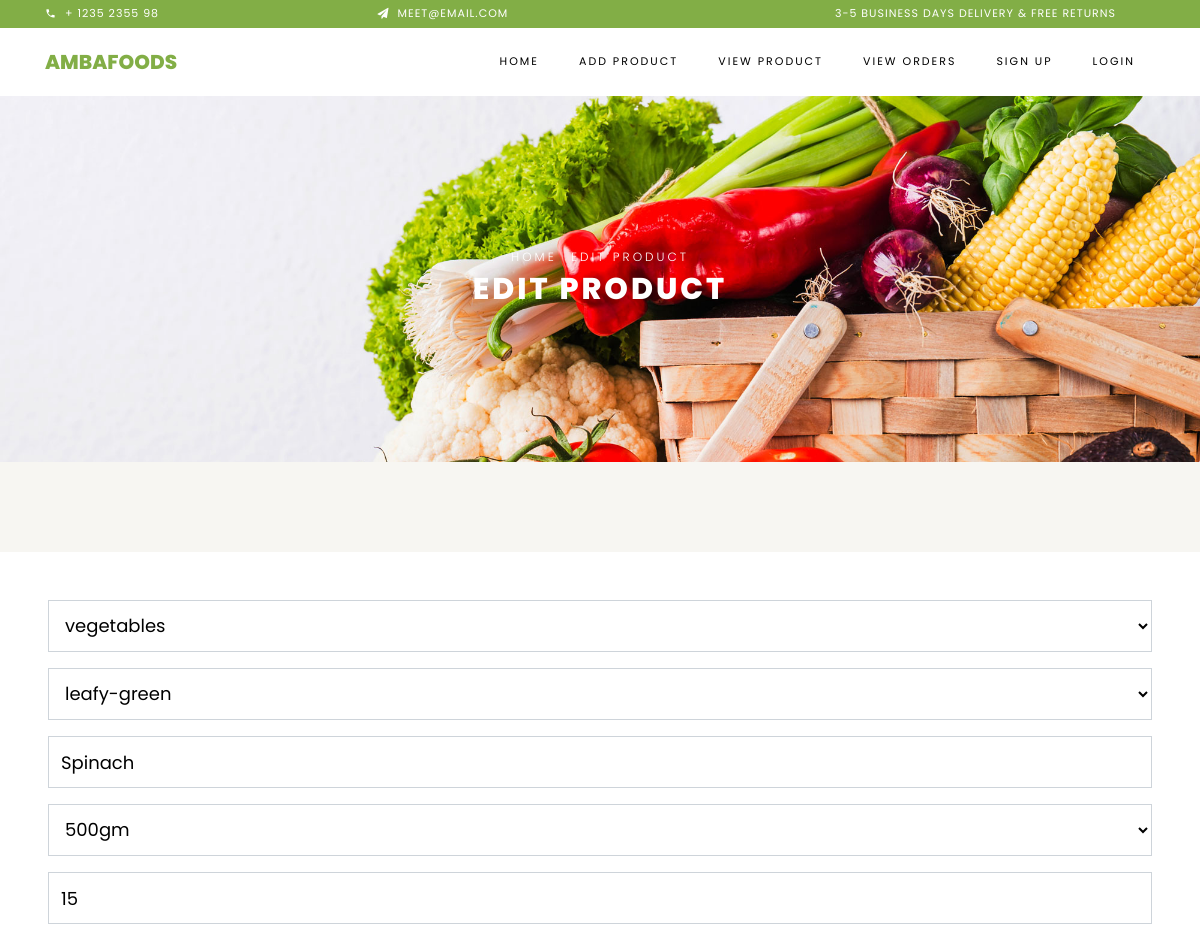
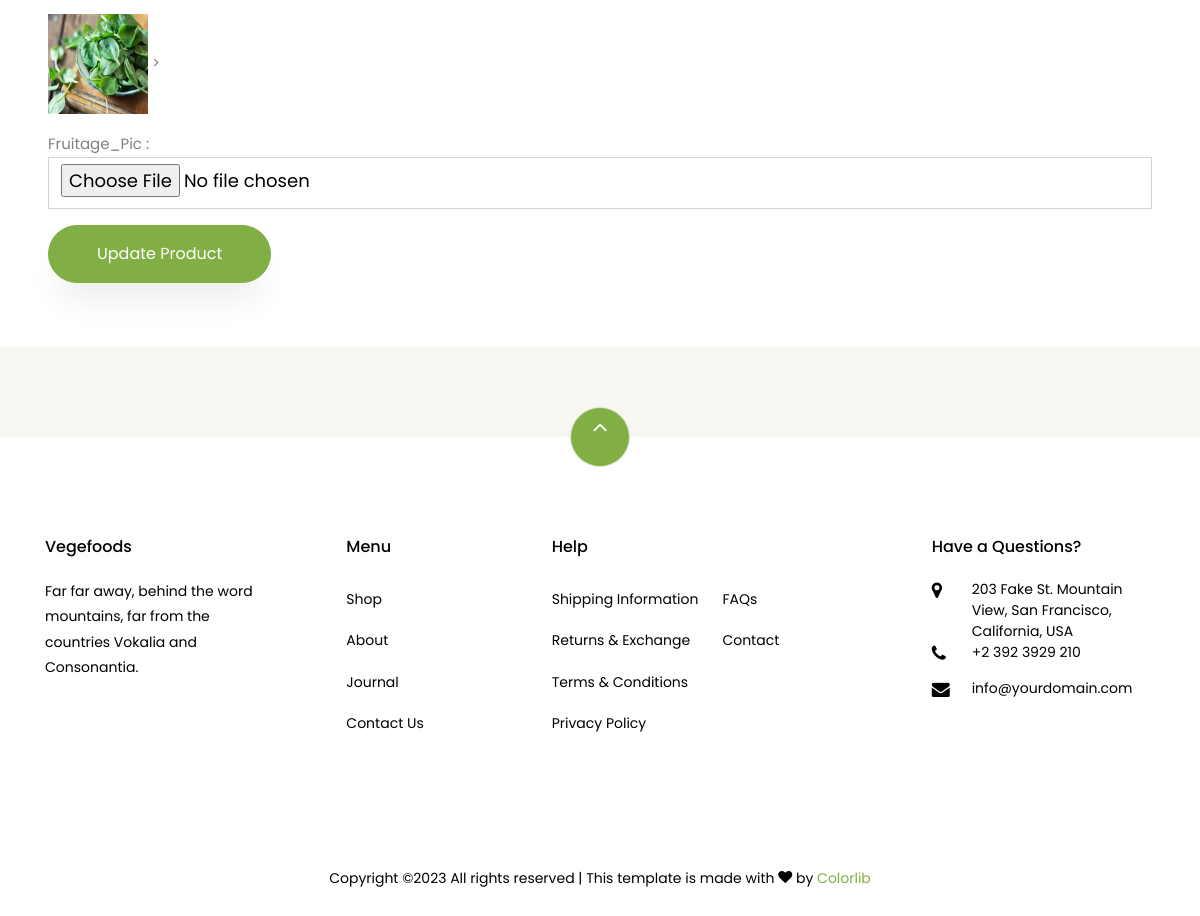
/seller-product-edit/1/, run on the app's committed database (2 pictures, top to bottom).
### myapp/models.py (models this page shows, shortened)
class Fruitage(models.Model):
    seller=models.ForeignKey(User,on_delete=models.CASCADE)
    category=(
        ('leafy-green','leafy-green'),
        ('cruciferous','cruciferous'),
        ('root','root'),
        ('pome','pome'),
        ('berries','berries'),
    )
    fruitage_category=models.CharField(max_length=100,choices=category)
    types=(
      ('vegetables','vegetables'),
      ('fruits','fruits'),
    )
    fruitage_type=models.CharField(max_length=100,choices=types)
    fruitage_price=models.PositiveIntegerField()
    weight=(
        ('500gm','500gm'),
        ('1kg','1kg'),
        ('2kg','2kg'),
        ('3kg','3kg'),
        ('4kg','4kg'),
        ('5kg','5kg'),
    )
    fruitage_weight=models.CharField(max_length=100,choices=weight)
    fruitage_name=models.CharField(max_length=100)
    fruitage_pic=models.ImageField(upload_to='product_pic/')

### myapp/views.py (the view)
# urls.py: path('seller-product-edit/<int:pk>/',views.seller_product_edit, name='seller-product-edit'),
def seller_product_edit(request,pk):
    fruitage=Fruitage.objects.get(pk=pk)
    if request.method=='POST':
        fruitage.fruitage_type=request.POST['fruitage_type']
        fruitage.fruitage_category=request.POST['fruitage_category']
        fruitage.fruitage_name=request.POST['fruitage_name']
        fruitage.fruitage_weight=request.POST['fruitage_weight']
        fruitage.fruitage_price=request.POST['fruitage_price']
        try:
            fruitage.fruitage_pic=request.FILES['fruitage_pic']
        except:
            pass
        fruitage.save()
        msg='Product Updated Sucessfully'
        return render(request, 'seller-product-edit.html',{'msg':msg, 'fruitage':fruitage})
    else:
        return render(request, 'seller-product-edit.html', {'fruitage':fruitage})

### myapp/templates/seller-product-edit.html (shortened to what this page needs)
{% extends 'seller-header.html' %}
{% load static %}
{% block content %}
<!DOCTYPE html>
<html lang="en">
  <head>
  </head>
  <body class="goto-here">
    <div class="hero-wrap hero-bread" style="background-image: url({% static 'images/bg_1.jpg' %});">
      <div class="container">
        <div class="row no-gutters slider-text align-items-center justify-content-center">
          <div class="col-md-9 ftco-animate text-center">
          	<p class="breadcrumbs"><span class="mr-2"><a href="index.html">Home</a></span> <span>Edit Product</span></p>
            <h1 class="mb-0 bread">Edit Product</h1>
          </div>
        </div>
      </div>
    </div>
    <section class="ftco-section contact-section bg-light">
        <div class="row block-12">
          <div class="col-md-12 order-md-last d-flex">
            <form action="{% url 'seller-product-edit' pk=fruitage.pk %}" class="bg-white p-5 contact-form" method="post" enctype="multipart/form-data">
                <div class="form-group">
                    <select name="fruitage_type" class="form-control">
                        {% if fruitage.fruitage_type == 'vegetables' %}
                          <option value="vegetables" selected>vegetables</option>
                        {% elif fruitage.fruitage_type == 'fruits' %}
                          <option> ---Select Type--- </option>
                          <option value="vegetables">vegetables</option>
                          <option value="fruits" selected>fruits</option>
                       {% endif %}
                    </select>
                </div>
              <div class="form-group">
                  <select name="fruitage_category" class="form-control">
                    {% if fruitage.fruitage_category == 'leafy-green'%}
                      <option value="leafy-green" selected>leafy-green</option>
                    {% endif %}
                  </select>
              </div>
              <div class="form-group">
                <input type="text" class="form-control" placeholder="Enter Your Fruitage Name" name="fruitage_name" value="{{fruitage.fruitage_name}}">
              </div>
              <div class="form-group">
                <select name="fruitage_weight" class="form-control">
                    {% if fruitage.fruitage_weight == '500gm' %}
                      <option value="500gm" selected>500gm</option>
                   {% endif %}
                </select>
            </div>
              <div class="form-group">
                <input type="text" class="form-control" placeholder=" Enter Your Fruitage Price" name='fruitage_price' value="{{fruitage.fruitage_price}}">
              </div>
              <div class="form-group">
                <img src="{{fruitage.fruitage_pic.url}}" style="width:100px; height:100px">  >
              </div>
              <div class="form-group">
                Fruitage_Pic :
                <input type="file" class="form-control"  value="fruitage_pic">
              </div>
              <div class="form-group">
                <input type="submit" value="Update Product" class="btn btn-primary py-3 px-5">
              </div>
            </form>
          </div>
        </div>
    </section>
  </body>
</html>
{% endblock %}

### data on the page
Fruitage: fruitage_type "vegetables", fruitage_category "leafy-green", fruitage_name "Spinach", fruitage_weight "500gm", fruitage_price "15", fruitage_pic (picture)
